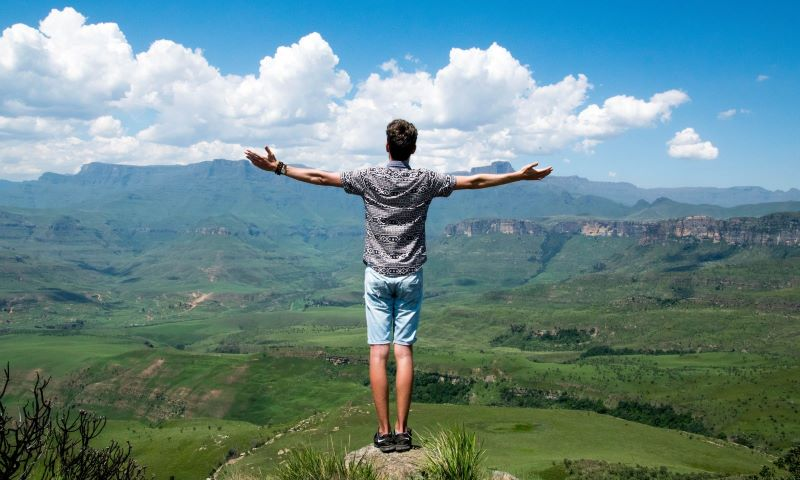
#> input picture Part 1/Part_1_2/Original_Image_Resize.jpg, 800 x 480 px
$ jupyter execute --allow-errors part_1_2.ipynb   (shell and % lines are left out)
#> lines starting #> are read from the running program, lines starting #| are printed output that depends on the picture; long printed decimals are rounded
This code can two part increment and decrement

# EE 596 Mini Project
Weerasingha W.K.H.M (E/18/383)

[cell 1]
# Import the libraries
import cv2
import numpy as np
import matplotlib.pyplot as plt
import os
import huffman

# Encode the image

Read the image

[cell 2]
# Find the directory location
path = os.path.join(os.getcwd(), "Original_Image_Resize.jpg")

# Read the image as gray image
img  = cv2.imread(path, 0)
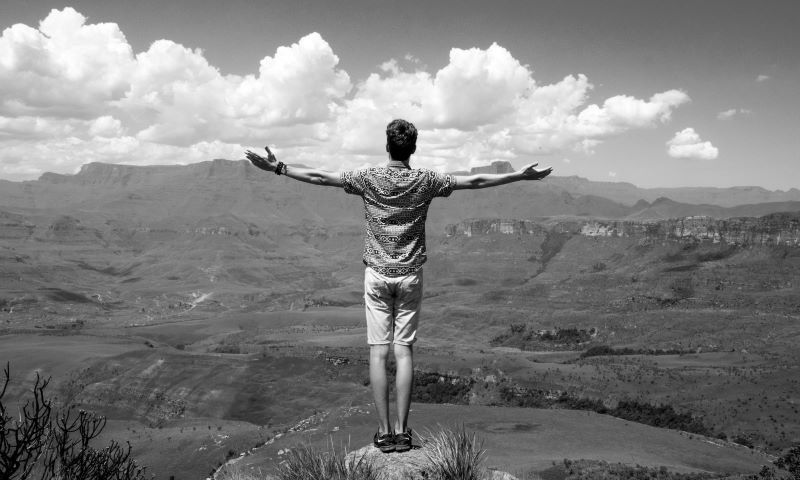
#> img: shape (480, 800); min 0, max 255, mean 127.5

# Print the image size
print('Image size of original image: ', img.shape)
#| Image size of original image:  (480, 800)

# Plot the image
plt.imshow(img, cmap = 'gray')
plt.title("Gray scale image of original image")

# Saved the gray scale image
cv2.imwrite("Original_gray.jpg", img)
#> Out = True

 Resize the image

[cell 3]
# Get the height and width of the original image
height, width = img.shape
#> height = 480; width = 800

# calculate the counts of the 8x8 macroblocks
block_size = 8
height_blocks = height // block_size
#> height_blocks = 60
width_blocks = width // block_size
#> width_blocks = 100

# Calculate new image dimensions
new_height = height_blocks * 8
#> new_height = 480
new_width = width_blocks * 8
#> new_width = 800

# Resize image to fit 8x8 macroblocks0
resize_img = cv2.resize(img, (new_width, new_height))

# Print the size of resize image
print("Image size of resize image : ", resize_img.shape)
#| Image size of resize image :  (480, 800)

# Plot the resize image
plt.imshow(resize_img, cmap = 'gray')
plt.title("Gray scale image of resize image")

Get the macroblock

[cell 4]
# Function to devide each frame in to marcoblocks
def macroblock(height_blocks, width_blocks, block_size, resize_img):
    # Get the macroblocks
    # create an empty 4D array to store the 8x8 marcoblocks
    macroblocks = np.zeros((height_blocks, width_blocks, block_size, block_size), dtype=np.uint8)

    # iterate over the height and width of the image and store the 8x8 blocks in the array
    for i in range(height_blocks):
        for j in range(width_blocks):
            macroblocks[i, j] = resize_img[i*block_size:(i+1)*block_size, j*block_size:(j+1)*block_size]
    return macroblocks

Apply DCT to each macroblock

[cell 5]
# Apply dicrete cosine transform for each macroblocks

# Function to apply dicrete cosine transform
def dct_macroblocks(macroblocks):
    # Create an empty array to store the DCT of each macroblock
    dct_macroblocks = np.zeros(macroblocks.shape, dtype=np.float32)

    # Apply DCT to each macroblock
    for i in range(macroblocks.shape[0]):
        for j in range(macroblocks.shape[1]):
            dct_macroblocks[i, j] = cv2.dct(macroblocks[i, j].astype(np.float32))

    return dct_macroblocks

Quantization

[cell 6]
# Define Quntization matrix

ref_matrix = np.array([[16,  11,  10,  16,  24,  40,  51,  61],
                                [12,  12,  14,  19,  26,  58,  60,  55],
                                [14,  13,  16,  24,  40,  57,  69,  56],
                                [14,  17,  22,  29,  51,  87,  80,  62],
                                [18,  22,  37,  56,  68, 109, 103,  77],
                                [24,  35,  55,  64,  81, 104, 113,  92],
                                [49,  64, 78,  87, 103, 121, 120, 101],
                                [72,  92,  95,  98, 112, 100, 103 , 99]])

# Low Quality
# quantization_matrix_low = np.round(ref_matrix*2).astype(int)
quantization_matrix_low = (ref_matrix*8)

# Medium Quality
quantization_matrix_medium = ref_matrix

# High Quality
# quantization_matrix_high = np.round(ref_matrix/2).astype(int)
quantization_matrix_high = (ref_matrix/6)

YesorNo = int(input("Do you want to fit a custom bitrate (Yes : 1, No : 0): "))
#> the answer given: 1

if YesorNo == 1 :
    try:
        bitrate = int(input("Enter the bitrate(kbps) or press enter to set predefined bitrate(683kbps) : "))*1000
#> the answer given: 3
    except:
        bitrate = 683000 # Get the bitrate value
    quality = 1 # Set to default quantization level
else:
    # Ascked the quality level which want
    quality = int(input("Select the quality level (low:0, Medium:1, High:2) : "))

# Assign the values for variables according to the input level
if quality == 0:
    quantization_matrix = quantization_matrix_low
    output_file_path = "encoded_low_quality.txt"
    image_output =  "Quantized_low_quality.jpg"
    huffman_path = "Huffman_low_quality.txt"

elif quality == 1:
    if YesorNo == 1:
        quantization_matrix = quantization_matrix_medium
        output_file_path = "encoded_custon_bitrate%d.txt"%bitrate
        image_output =  "Quantized_custom_bitrate_%d.jpg"%bitrate
        huffman_path = "Huffman_custom_bitrate%d.txt"%bitrate
    else:
        quantization_matrix = quantization_matrix_medium
        output_file_path = "encoded_medium_quality.txt"
        image_output =  "Quantized_medium_quality.jpg"
        huffman_path = "Huffman_medium_quality.txt"

else:
    quantization_matrix = quantization_matrix_high
    output_file_path = "encoded_high_quality.txt"
    image_output =  "Quantized_high_quality.jpg"
    huffman_path = "Huffman_high_quality.txt"

Function for quantization

[cell 7]
# Function for quantize

# def qunatizer(block_0, block_1, matix, frame):
def qunatizer(matix, frame):
    # Create architectural metrix to store the results
    archi_matrix = np.zeros((frame.shape[0], frame.shape[1], frame.shape[2], frame.shape[3]),  dtype = np.float32)
    # Quantize each marcoblocks
    for i in range(frame.shape[0]):
        for j in range(frame.shape[1]):
            # Quantize the image by rounding the pixel values to the nearest quantization level
            archi_matrix[i, j] = np.round(frame[i, j] / matix)

    return archi_matrix

Function to Re annange to 2D

[cell 8]
# Function to recreate the 2D image matrix
def recreate(quantized_image):
    for i in  range((quantized_image.shape[0])):
            a = quantized_image[i, 0]
            for j in range((quantized_image.shape[1])-1):
                    b = quantized_image[i, j+1]
                    c = np.concatenate((a,b), axis=1) # Concatanate marcoblocks along rows
                    a = c
            if i == 0:
                    f = c
            if i>0:
                    Matrix_2D = np.concatenate((f,c), axis=0) # Concatanate marcoblocks along columns
                    f = Matrix_2D
    return Matrix_2D

Function to find the probability distribution

[cell 9]
# Function to find prbability distribution
def probability(Matrix_2D):
    symbols = {}
    for pixel in Matrix_2D.flatten():
        if pixel in symbols:
            # symbols[str(pixel)] += 1
            symbols[(pixel)] += 1
        else:
            # symbols[str(pixel)] = 1
            symbols[(pixel)] = 1

    # Calculate probability distribution
    total_pixels = Matrix_2D.shape[0]*Matrix_2D.shape[1]
    probability_distribution = {}
    for item in symbols:
        probability_distribution[item] = symbols[item]/total_pixels

    # Get the above result as a list
    return  [(str(symbol), weight) for symbol, weight in probability_distribution.items()]

Encoder Function

[cell 10]
# Function for compressing the image
def encoder(image, huffman):
    img_copy = image
    symbol =  huffman ## Halfman values
    codeWord = str()
    # Quantize the image
    for i in range(img_copy.shape[0]):
        for j in range(img_copy.shape[1]):
            # print(str(img_copy[i, j]))
            codeWord += symbol[(img_copy[i, j])]

    return  codeWord

Function to call above function

[cell 11]
def operator( quantization_matrix, dct_macroblocks):
    # Quantized the image
    # quantized_image = qunatizer(macroblocks.shape[0], macroblocks.shape[1], quantization_matrix, dct_macroblocks)
    quantized_image = qunatizer(quantization_matrix, dct_macroblocks)
    Matrix_2D = recreate(quantized_image)
    sym_weight_lst = probability(Matrix_2D)

    # Create a dictionary for the huffman codebook
    huff_map = huffman.codebook(sym_weight_lst)
    huff_map = dict([(float(symbol), weight) for symbol, weight in huff_map.items()])

    encoded_original = (encoder(Matrix_2D, huff_map))

    return encoded_original, huff_map, Matrix_2D

[cell 12]
# Separate the image into marcoblocks
macroblocks = macroblock(height_blocks, width_blocks, block_size, resize_img)

[cell 13]
# Apply DCT to each macroblock
dct_macroblocks = dct_macroblocks(macroblocks)

#> (a cell that did not finish here is left out)

#> in operator, `Matrix_2D = recreate(quantized_image)`:
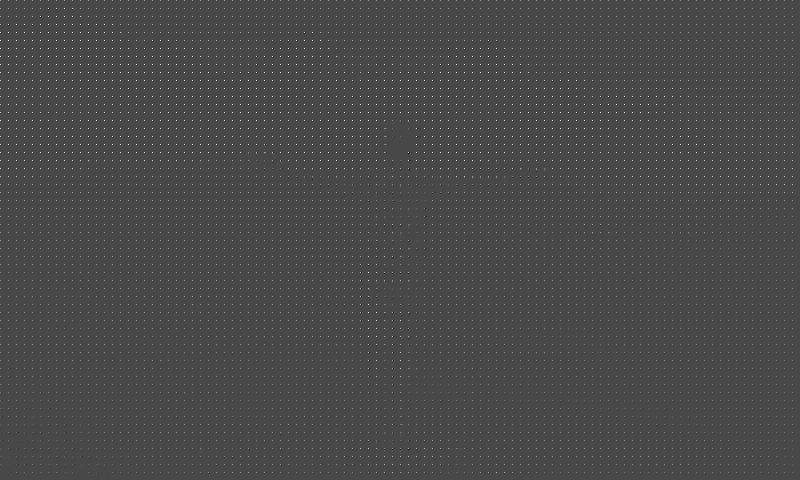
#> Matrix_2D: shape (480, 800) float32; min -50, max 127, mean 1; drawn with min black and max white
#> the loop in probability, `for pixel in Matrix_2D.flatten():` made 384000 passes
#> pixel on passes 1 to 3: 61, 0, 0
#> after the loop in probability, `for pixel in Matrix_2D.flatten():`: symbols = 169 items
#> the loop in probability, `for item in symbols:` made 169 passes
#> item on passes 1 to 3: 61, 0, 62
#> in operator, `sym_weight_lst = probability(Matrix_2D)`: sym_weight_lst = 169 items, first 6: ('61.0', 0.000289), ('0.0', 0.885), ('62.0', 0.000232), ('63.0', 0.000242), ('64.0', 0.000302), ('69.0', 0.000128)
print(len(encoded_original))

#> (a cell that did not finish here is left out)

#> (a cell that did not finish here is left out)

[cell 17]
#Save the encoded data to a text file
file =  open(output_file_path, 'w')

# Encode the each marcoblock separately and save result in the text file
#> (the rest of this cell did not finish here and is left out)

# Decode the encoded image

Run length decoder

[cell 18]
# Decode the encoded image

# Read the saved file line by line
file1 = open(output_file_path, 'r')
Lines = file1.read()

# Encode the text file and create the 4D matrix
decoded_matrix = Lines

file1.close()

HUffman decoder

[cell 19]
# Function to the decode the compressed haufman coded file
def decoder(data, size, txtfile):
    codeVal = []
    data_new = dict([(value, key) for key, value in data.items()])

    code_list = list(data.values())

    i = 0
    # decode the read file's data
    while i != len(txtfile):
        # Check with the huffman codes
        for j in range(len(code_list)):
            a0 = txtfile[i:(i+len(code_list[j]))]
            if (a0 == code_list[j]):
                codeVal.append(data_new[code_list[j]])
                i+=len(code_list[j])
                break

    merge_image = np.array(codeVal).reshape(size)
    merge_image = merge_image.astype(float)

    return merge_image

#> (a cell that did not finish here is left out)

Reconstruct the marcoblocks

[cell 21]
# create an empty 4D array to store the 8x8 marcoblocks
macroblocks_2 = np.zeros((height_blocks, width_blocks, block_size, block_size)).astype(float)

# iterate over the height and width of the image and store the 8x8 blocks in the array
#> (the rest of this cell did not finish here and is left out)

Dequantize the decoded result

[cell 22]
# Fuunction for Dequantize

def dequantized(height_blocks, width_blocks, block_size, frame):
    # Create a 4D matrix to store dequantized result
    decoded_quantized = np.zeros((height_blocks, width_blocks, block_size, block_size))

    # Dequantize occur marcoblock by marcoblock
    for i in range(frame.shape[0]):
            for j in range(frame.shape[1]):
                decoded_quantized[i, j] = (frame[i,j] * quantization_matrix)
    return decoded_quantized

[cell 23]
# Dequantized
decoded_quantized = dequantized(height_blocks, width_blocks, block_size, macroblocks_2)

Inverse DCT

[cell 24]
# Function for IDCT
def IDCT(frame_macro):
    # Create an empty array to store the IDCT of each macroblock
    inverse_dct = np.zeros(frame_macro.shape)

    # Apply DCT to each macroblock
    for i in range(frame_macro.shape[0]):
        for j in range(frame_macro.shape[1]):
            inverse_dct[i, j] = (cv2.idct(np.float32(frame_macro[i, j])))

    return inverse_dct

[cell 25]
# Get the inverse DCT
inverse_dct = IDCT(decoded_quantized)

[cell 26]
# Recreate the 2D matrix
result = recreate(inverse_dct)
#> result: shape (480, 800) float64; every value is 0

[cell 27]
# Clip the pixel values to the valid range (0-255)
reconstructed_image = np.clip(result, 0, 255).astype(np.uint8)
#> reconstructed_image: shape (480, 800); every value is 0

[cell 28]
# Plot the decoded image
plt.imshow(reconstructed_image, cmap='gray')
plt.title("Decoded Image")

# Save the image
cv2.imwrite(image_output, reconstructed_image)
#> Out = True

Find the PSNR

[cell 29]
# Function to find PSNR
def PSNR(image1, image2):
    mse = np.mean((np.subtract(image1, image2)**2))
    max_pixel = 255
    psnr = 20 * np.log10(max_pixel) - 10 * np.log10(mse)
    return psnr

[cell 30]
# Find the PSNR using decoded image and resized grayscaled image
psnr_score0 = PSNR(resize_img, np.clip(result, 0, 255).astype(np.uint8))
#> in PSNR, `mse = np.mean((np.subtract(image1, image2)**2))`: mse = 103.1
#> in PSNR, `psnr = 20 * np.log10(max_pixel) - 10 * np.log10(mse)`: psnr = 28
#> psnr_score0 = 28

[cell 31]
# Print the PSNR value
print("PSNR avlue : ", psnr_score0)
#| PSNR avlue :  27.998
